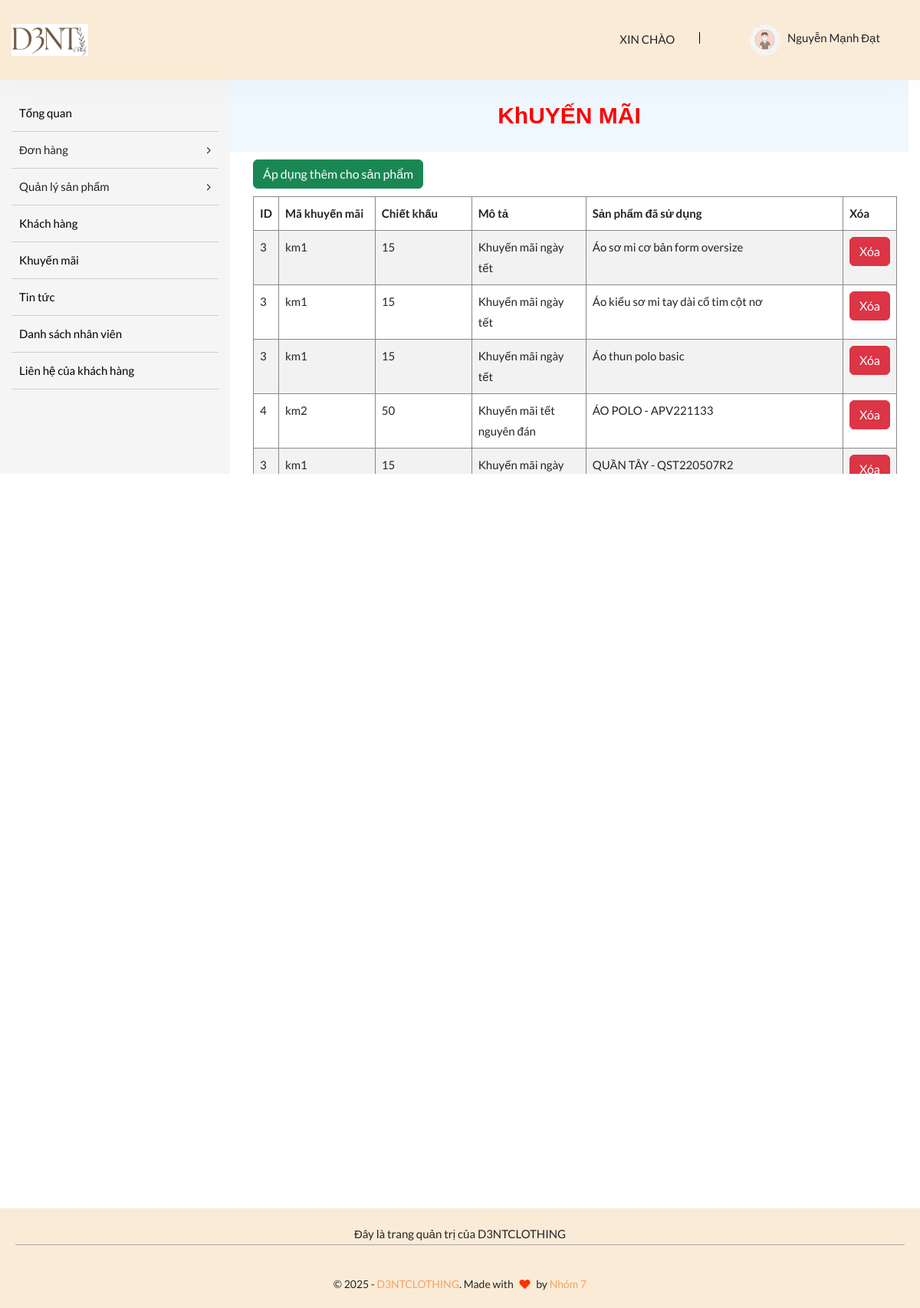
The app's page /admin/voucher_detail.php (signed in) with its own data.
### tables this page shows
CREATE TABLE `tbl_product` (
  `product_id` int(11) NOT NULL,
  `product_name` varchar(200) NOT NULL,
  `brand_id` int(11) NOT NULL,
  `category_id` int(11) NOT NULL,
  `unit_price` int(11) NOT NULL,
  `unit_in_stock` int(11) NOT NULL,
  `unit_in_order` int(11) NOT NULL,
  `product_img` text NOT NULL,
  `product_description` text NOT NULL,
  `color_id` int(11) NOT NULL,
  `size_id` int(11) NOT NULL,
  `release_date` date NOT NULL,
  `promotion_id` int(11) DEFAULT NULL
);

CREATE TABLE `tbl_promotion` (
  `promotion_id` int(11) NOT NULL,
  `promotion_name` varchar(200) NOT NULL,
  `promotion_percent` int(11) NOT NULL,
  `promotion_content` varchar(200) NOT NULL
);

### admin/voucher_detail.php (the view, shortened to what this page needs)
<?php
require_once("header_admin.php");
?>
<div class="col-lg-9">
    <div class="title_item">KhUYẾN MÃI</div>
    <div class="scroll">
        <div class="container" style="margin-top:10px;">
            <button class="btn btn-success" id="btn-add" style="margin-bottom:10px;">Áp dụng thêm cho sản phẩm</button>
                <table class="table table-striped table-bordered">
                    <thead>
                            <tr>
                                <th>ID</th>
                                <th width="15%">Mã khuyến mãi</th>
                                <th width="15%">Chiết khấu</th>
                                <th>Mô tả</th>
                                <th>Sản phẩm đã sử dụng</th>
                                <th>Xóa</th>
                            </tr>
                    </thead>
                    <tbody>
                    <?php
                            $sql="SELECT *
                            FROM tbl_promotion JOIN tbl_product
                            ON tbl_promotion.promotion_id = tbl_product.promotion_id";
                            $ketQuaTruyVan = $conn->query($sql);
                            if($ketQuaTruyVan -> num_rows>0)
                            {
                                while($maKM = $ketQuaTruyVan -> fetch_assoc())
                                {
                        ?>
                            <tr>
                                <td>
                                    <?php echo $maKM['promotion_id'];?>
                                </td>
                                <td>
                                    <?php echo $maKM['promotion_name'];?>
                                </td>
                                <td>
                                    <?php echo $maKM['promotion_percent'];?>
                                </td>
                                <td>
                                    <?php echo $maKM['promotion_content'];?>
                                </td>
                                <td>
                                    <?php echo $maKM['product_name'];?>
                                </td>
                                <td>
                                <a class="btn btn-danger" href="./unapply_voucher.php?product_id=<?php echo $maKM['product_id'];?>">Xóa</a>
                                </td>
                            </tr>
                            <?php
                                }
                            }
                        ?>
                    </tbody>
                </table>
        </div>
    </div>
            </div>
        </div>
      </div>
    </section>
</main>
                        </div>
<?php
require_once("footer_admin.php");
?>

### admin/header_admin.php (style rules this page uses)
.title_item { font-family:'Gill Sans', 'Gill Sans MT', Calibri, 'Trebuchet MS', sans-serif; margin-left: -15px; padding: 20px; text-align: center; background-color: aliceblue; font-size: 30px; font-weight: 800; color: red; }
.scroll { height: 420px; overflow: scroll; }
.table-bordered { border: 1px solid #888; }

### records on screen
tbl_product: promotion "3", promotion.promotion_name "km1", promotion.promotion_percent "15", promotion.promotion_content "Khuyến mãi ngày tết", product_name "Áo sơ mi cơ bản form oversize"
tbl_product: promotion "3", promotion.promotion_name "km1", promotion.promotion_percent "15", promotion.promotion_content "Khuyến mãi ngày tết", product_name "Áo kiểu sơ mi tay dài cổ tim cột nơ"
tbl_product: promotion "3", promotion.promotion_name "km1", promotion.promotion_percent "15", promotion.promotion_content "Khuyến mãi ngày tết", product_name "Áo thun polo basic"
tbl_product: promotion "4", promotion.promotion_name "km2", promotion.promotion_percent "50", promotion.promotion_content "Khuyến mãi tết nguyên đán", product_name "ÁO POLO - APV221133"
tbl_product: promotion "3", promotion.promotion_name "km1", promotion.promotion_percent "15", promotion.promotion_content "Khuyến mãi ngày…", product_name "QUẦN TÂY - QST220507R2"

### other values on screen
$_SESSION['admin_name'] "Nguyễn Mạnh Đạt"
